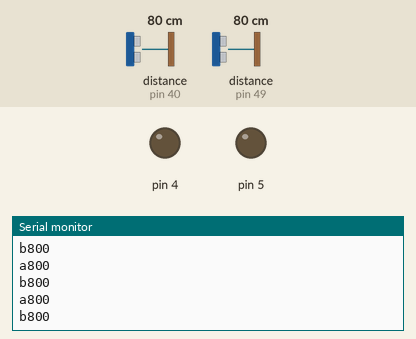
Recording of a sketch running on a simulated Arduino Uno, built with avr-gcc and run on an emulated ATmega328P. Shown: output pins drawn as LEDs (lit = HIGH), the last lines printed to the serial monitor. Inputs (shaded band) come from the test bench; at power-on: distance to the obstacle (sensors on pin 40, pin 49) 80 cm.

Above: at 2.3 s.
2.4 s: distance to the obstacle (sensor on pin 40) set to 2 cm
At 2.66 s:
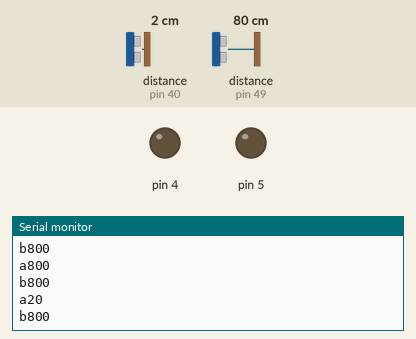
3.9 s: distance to the obstacle (sensor on pin 49) set to 2 cm
At 3.99 s:
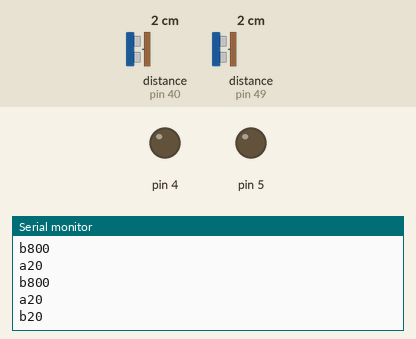
5.4 s: distance to the obstacle (sensor on pin 40) set to 4 cm
At 5.49 s:
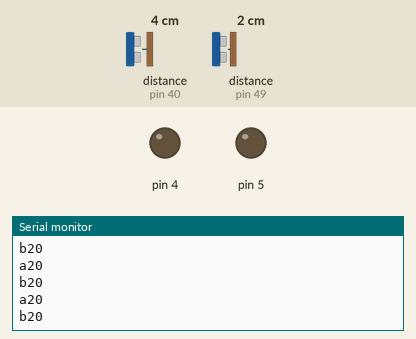
6.9 s: distance to the obstacle (sensor on pin 49) set to 4 cm
At 6.99 s:
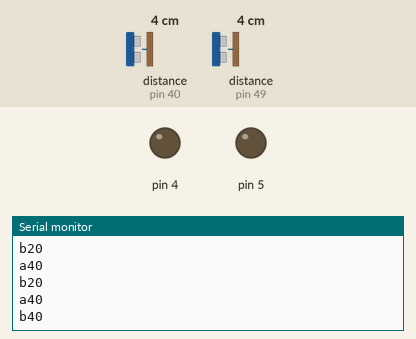
Timing chart, 0 to 9.4 s (numbered marks = the images above; inputs shaded):
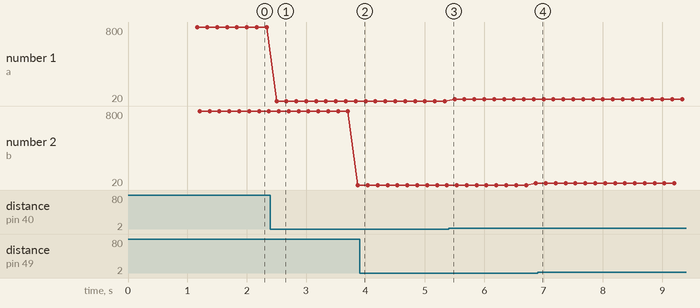

The sketch:

2tof_roborio_interface.ino
```cpp
#include <VL53L1X.h>
#include <Wire.h>
VL53L1X sensor;
VL53L1X sensor2;

void setup()
{

  pinMode(5, OUTPUT);
  pinMode(4, OUTPUT);
  digitalWrite(4, LOW);
  digitalWrite(5, LOW);

  delay(500);
  Wire.begin();


  Serial.begin (9600);

  pinMode(4, INPUT);
  delay(150);
  sensor.init(true);

  delay(100);
  sensor.setAddress(0x28);

  pinMode(5, INPUT);
    delay(150);
  sensor2.init(true);

  delay(100);
  sensor2.setAddress(0x31);

  sensor.setDistanceMode(VL53L1X::Long);
  sensor.setMeasurementTimingBudget(50000);
  sensor.startContinuous(50);
  sensor2.setDistanceMode(VL53L1X::Long);
  sensor2.setMeasurementTimingBudget(50000);
  sensor2.startContinuous(50);
  sensor.setTimeout(100);
  sensor2.setTimeout(100);
  delay(150);

  byte count = 0;


  for (byte i = 1; i < 120; i++)
  {

    Wire.beginTransmission (i);
    if (Wire.endTransmission () == 0)
    {


      count++;
      delay (1);  // maybe unneeded?
    } // end of good response
  } // end of for loop


}

void loop()
{

  Serial.print("a");
  Serial.print(sensor.read());
  if (sensor.timeoutOccurred()) { Serial.print(" TIMEOUT"); }
  Serial.println();
  Serial.print("b");
   Serial.print(sensor2.read());
  if (sensor2.timeoutOccurred()) { Serial.print(" TIMEOUT"); }

  Serial.println();
  delay(100);

}
```

Measured:
- after the input at 2.4 s, the serial monitor: prints a new line after 0.10 s (image 1)
- plotted number 1: 800 → 20 after the input at 2.4 s, 20 → 40 after the input at 5.4 s
- plotted number 2: 800 → 20 after the input at 2.4 s, 20 → 40 after the input at 5.4 s
